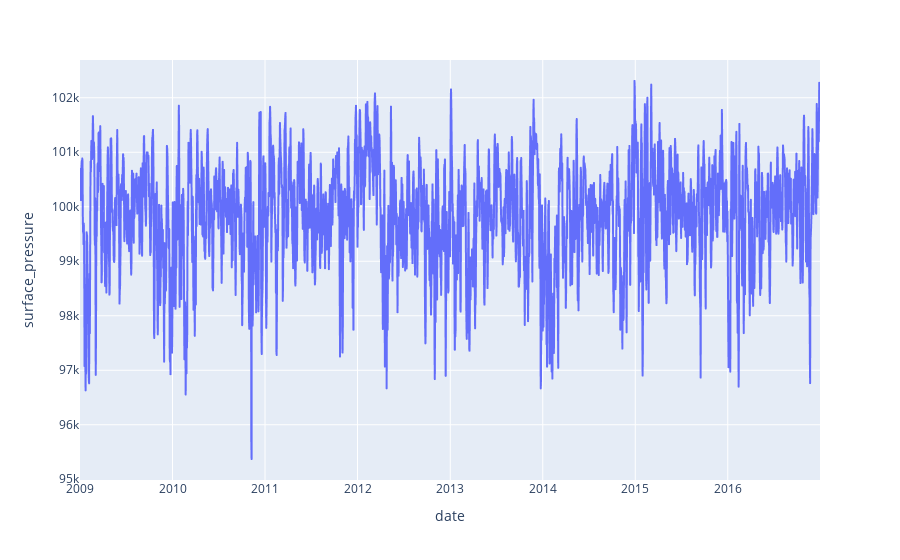

Notebook source saved alongside this figure:
### Code cell
px.line(merged_df, x="date", y="surface_pressure")

### Figure 1 — Plotly figure (JSON) as saved in the notebook; plotly's stock layout.template omitted (floating-point values rounded to 4 significant figures; data arrays with more than 128 entries replaced by an {"elided": "..."} marker saying what was removed)
{"data": [{"hovertemplate": "date=%{x}<br>surface_pressure=%{y}<extra></extra>", "legendgroup": "", "line": {"color": "#636efa", "dash": "solid"}, "marker": {"symbol": "circle"}, "mode": "lines", "name": "", "showlegend": false, "type": "scattergl", "x": {"elided": "2921 str values"}, "xaxis": "x", "y": {"elided": "2921 float values"}, "yaxis": "y"}], "layout": {"legend": {"tracegroupgap": 0}, "margin": {"t": 60}, "xaxis": {"anchor": "y", "domain": [0, 1], "title": {"text": "date"}}, "yaxis": {"anchor": "x", "domain": [0, 1], "title": {"text": "surface_pressure"}}}}
